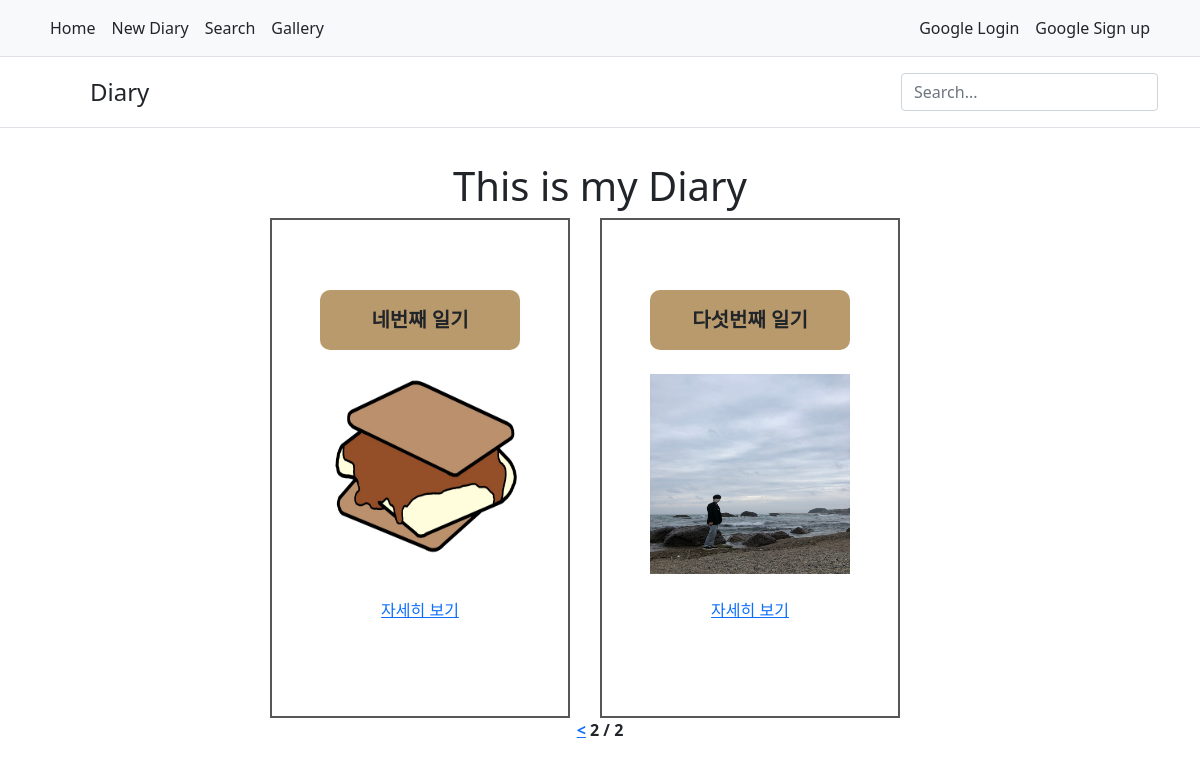
Before: /?page=2 with the older database file.
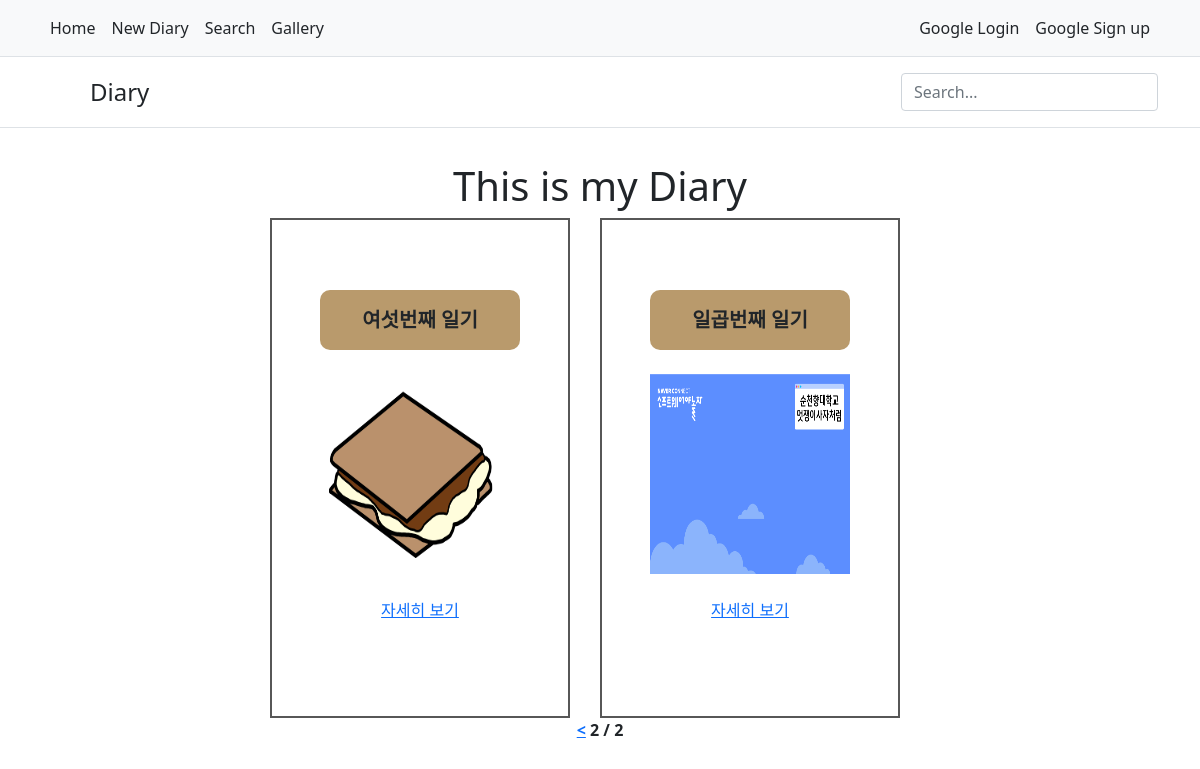
After: the same page with the newer database file.
### diary/models.py (models this page shows, shortened)
class Diary(models.Model):
    title = models.CharField(max_length=50, default='')
    body = models.TextField(default='')
    time = models.DateTimeField()
    photo = models.ImageField(upload_to="diary/", blank=True, null=True)
    weather = models.CharField(max_length=20, default='')

### diary/views.py (the view)
# urls.py: 2. Add a URL to urlpatterns:  path('', views.home, name='home')
def home(request):
    diaryList = Diary.objects.all()
    paginator = Paginator(diaryList, 3)
    page_number = request.GET.get('page')
    page = paginator.get_page(page_number)
    search_word = request.POST.get('search_word')
    if search_word:
        diarys = diaryList.filter(title__icontains = search_word)
        return render(request, 'search.html', {'diary':diarys, 'search_word':search_word})
    return render(request, 'home.html', {'diary':page})

### diary/templates/home.html (shortened to what this page needs)
{% extends 'base.html' %}
{% load static %}
{% block link %} {% static 'css/home.css' %} {% endblock %}
    {% block body %}
    <h1>This is my Diary</h1>
    <div id="direction">
        {% for diaryDetail in diary %}
        <div class="diaryDetail">
            <span class="diaryTitle">{{diaryDetail.title}}</span><br>
            <span><img src="{{diaryDetail.photo.url}}" width="200" height="200" ></span><br>
            <a href="{% url 'detail' diaryDetail.id %}">
                자세히 보기
            </a><br>
        </div>
        {% endfor %}
    </div>
    <div class="diaryButton">
        {% if diary.has_previous %}
        <a href='?page={{diary.previous_page_number}}'><</a>
        {% endif %}
        <span>{{diary.number}}</span>
        <span>/</span>
        <span>{{diary.paginator.num_pages}}</span>
    </div>
    {% endblock %}

Changed rows visible on the page:
no longer on this page (row unchanged): Diary: title "네번째 일기", photo (picture)
no longer on this page (row unchanged): Diary: title "다섯번째 일기", photo (picture)
added Diary: title "여섯번째 일기", photo (picture)
added Diary: title "일곱번째 일기", photo (picture)
